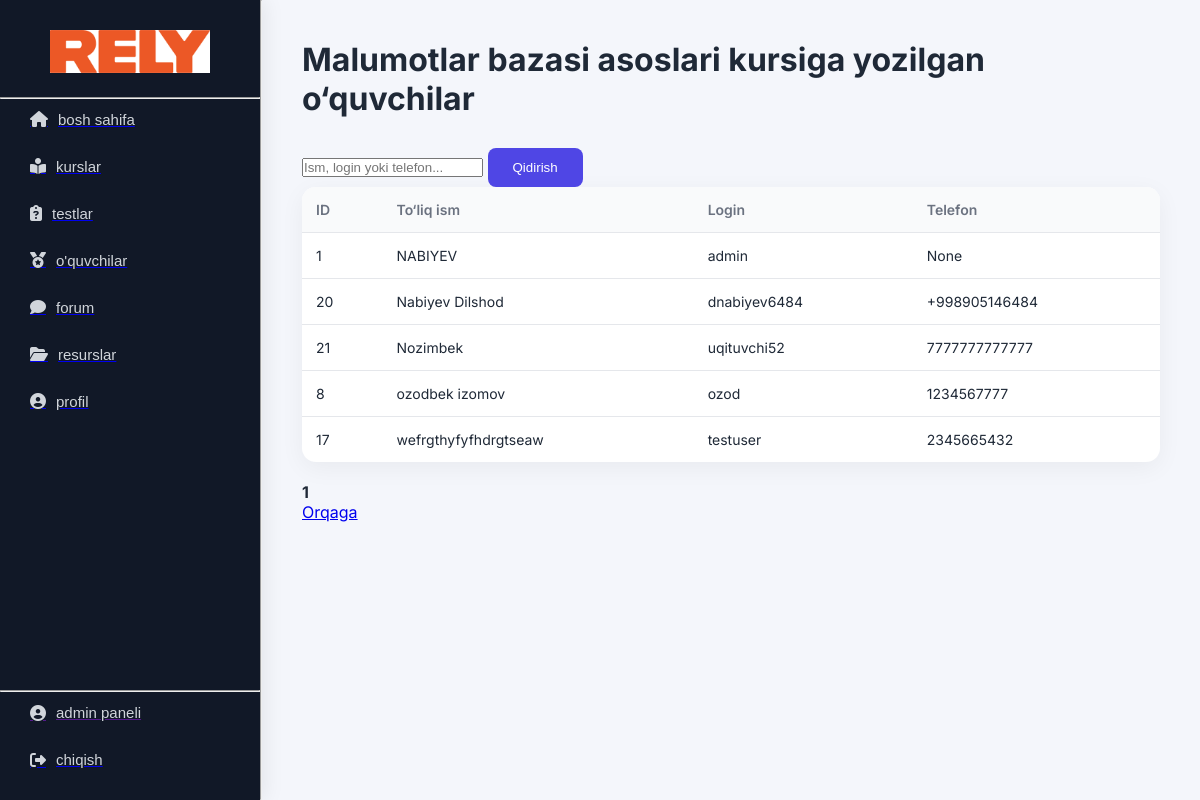
The app's page /admin/admin/courses/18/followers (signed in), older data.
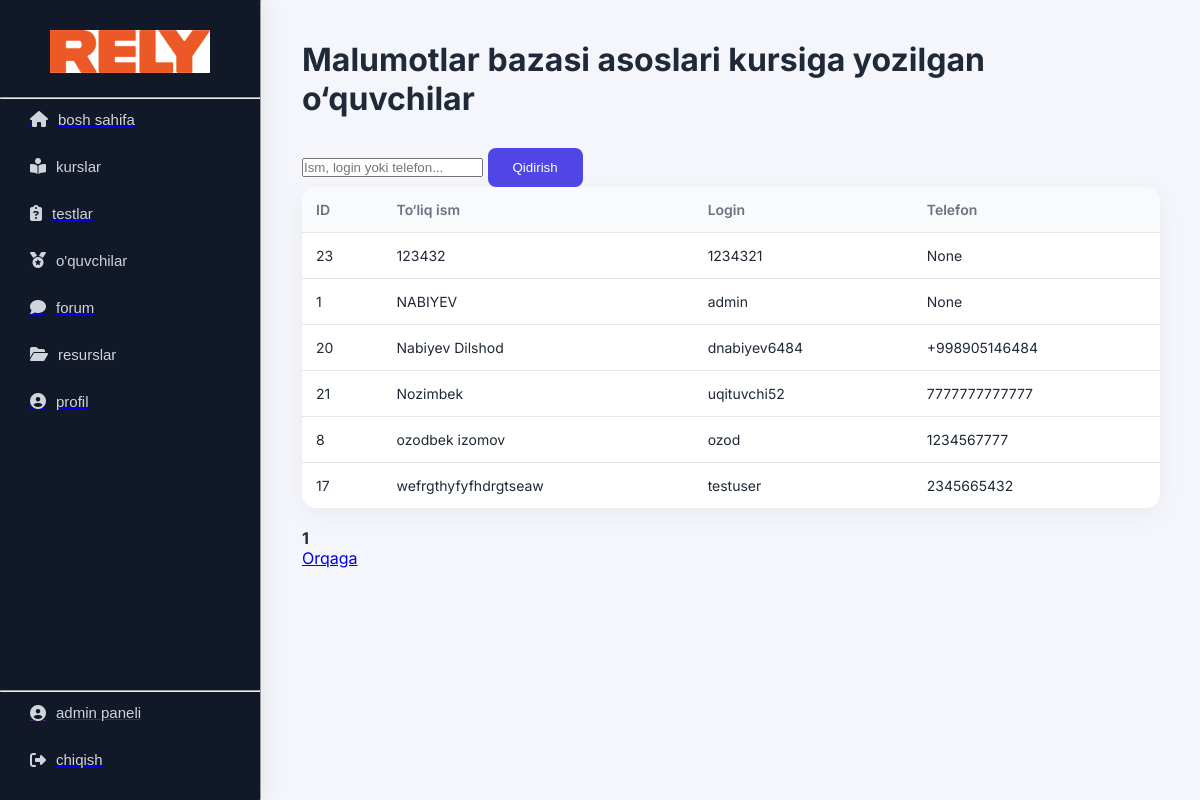
The same page, newer data.
### tables this page shows
CREATE TABLE courses(
    id INTEGER PRIMARY KEY AUTOINCREMENT,
    name TEXT NOT NULL,
    title TEXT NOT NULL,
    img TEXT
);

CREATE TABLE users(
    id INTEGER PRIMARY KEY AUTOINCREMENT,
    login TEXT UNIQUE NOT NULL,
    password TEXT NOT NULL,
    full_name TEXT NOT NULL,
    number TEXT,
    role TEXT NOT NULL DEFAULT 'student',
    date TEXT DEFAULT CURRENT_TIMESTAMP
);

### routes/admin.py (the view)
@bp.route("/admin/courses/<int:course_id>/followers")
@admin_required
def course_followers(course_id):
    conn = get_db()
    c = conn.cursor()
    course = c.execute("SELECT name FROM courses WHERE id = ?", (course_id,)).fetchone()
    if not course:
        flash("Kurs topilmadi ❌", "danger")
        return redirect("/admin/courses")
    search_query = request.args.get("search", "").strip()
    page = int(request.args.get("page", 1))
    per_page = 20
    offset = (page - 1) * per_page
    base_sql = """
        SELECT u.id, u.full_name, u.login, u.number
        FROM enrollments e
        JOIN users u ON e.user_id = u.id
        WHERE e.course_id = ?
    """
    params = [course_id]
    if search_query:
        base_sql += " AND (u.full_name LIKE ? OR u.login LIKE ? OR u.number LIKE ?)"
        like_query = f"%{search_query}%"
        params.extend([like_query, like_query, like_query])
    total = c.execute(f"SELECT COUNT(*) FROM ({base_sql})", params).fetchone()[0]
    base_sql += " ORDER BY u.full_name LIMIT ? OFFSET ?"
    params.extend([per_page, offset])
    followers = c.execute(base_sql, params).fetchall()
    total_pages = (total + per_page - 1) // per_page
    conn.close()
    return render_template(
        "admin/course_followers.html",
        course_name=course[0],
        followers=followers,
        course_id=course_id,
        search_query=search_query,
        page=page,
        total_pages=total_pages
    )

### routes/admin.py (called while the page is built)
def admin_required(f):
    from functools import wraps
    @wraps(f)
    def decorated_function(*args, **kwargs):
        if session.get("role") != "admin":
            return redirect("/")
        return f(*args, **kwargs)
    return decorated_function

def get_db():
    conn = sqlite3.connect("database.db")
    conn.execute("PRAGMA foreign_keys = ON")
    return conn

### templates/admin/course_followers.html (shortened to what this page needs)
{% extends "admin_base.html" %}
{% block content %}
<h1>{{ course_name }} kursiga yozilgan o‘quvchilar</h1>
<form method="GET" class="search-form">
    <input type="text" name="search" placeholder="Ism, login yoki telefon..." value="{{ search_query }}">
    <button type="submit" class="save-btn">Qidirish</button>
</form>
{% if followers %}
<table class="table">
    <tr>
        <th>ID</th>
        <th>To‘liq ism</th>
        <th>Login</th>
        <th>Telefon</th>
    </tr>
    {% for f in followers %}
    <tr>
        <td>{{ f[0] }}</td>
        <td>{{ f[1] }}</td>
        <td>{{ f[2] }}</td>
        <td>{{ f[3] }}</td>
    </tr>
    {% endfor %}
</table>
<div class="pagination">
    {% for p in range(1, total_pages+1) %}
        {% if p == page %}
            <strong>{{ p }}</strong>
        {% else %}
            <a href="?page={{ p }}&search={{ search_query }}">{{ p }}</a>
        {% endif %}
    {% endfor %}
</div>
{% else %}
<p class="text-muted">Bu kursga hech kim yozilmagan</p>
{% endif %}
<a href="/admin/courses" class="btn">Orqaga</a>
{% endblock %}

### templates/admin_base.html (shortened to what this page needs)
<!DOCTYPE html>
<html lang="en">
<head>
    <link rel="stylesheet" href="{{ url_for('static', filename='css/admin.css') }}">
    <link rel="stylesheet" href="https://cdnjs.cloudflare.com/ajax/libs/font-awesome/6.5.0/css/all.min.css">
</head>
<body>
<div class="contentbar">
<div class="nav">
    <div>
        <div class="bosh">
            <img class="icon" src="{{ url_for('static', filename='icons/logo.png') }}" alt="">
        </div>
        <hr>
        <div class="navigation">
            <a href="/admin/dashboard"><button class="navbut"> <i class="fa-solid fa-house"></i> bosh sahifa</button></a>
            <a href="/admin/courses"><button class="navbut"> <i class="fa-solid fa-book-open-reader"></i> kurslar</button></a>
            <a href="/admin/tests"><button class="navbut"> <i class="fa-solid fa-clipboard-question"></i> testlar</button></a>
            <a href="/admin/students"><button class="navbut"> <i class="fa-solid fa-medal"></i> o'quvchilar</button></a>
            <a href="/admin/forum"><button class="navbut"><i class="fa-solid fa-comment"></i> forum</button></a>
            <a href="/admin/resources"><button class="navbut"><i class="fa-solid fa-folder-open"></i> resurslar</button></a>
            <a href="/admin/profile"><button class="navbut"> <i class="fa-solid fa-circle-user"></i> profil</button></a>
        </div>
    </div>
    <div>
    <hr>
    <div class="navigation">
        <a href=""><button class="navbut"> <i class="fa-solid fa-circle-user"></i> admin paneli</button></a>
        <a href="/logout"><button class="navbut"> <i class="fa-solid fa-right-from-bracket"></i> chiqish</button></a>
    </div>
    </div>
</div>
<hr>
<div class="content">
    {% block content %}{% endblock %}
</div>
</div>
</body>
</html>

### static/css/admin.css (style rules this page uses)
:root { --bg: #f4f6fb; --sidebar: #111827; --sidebar-hover: #1f2937; --primary: #4f46e5; --primary-light: #6366f1; --text: #1f2937; --text-light: #6b7280; --white: #ffffff; --border: #e5e7eb; --radius: 14px; }
* { margin: 0; padding: 0; box-sizing: border-box; }
body { font-family: 'Inter', sans-serif; background: var(--bg); color: var(--text); }
.contentbar { display: flex; min-height: 100vh; }
.nav { width: 260px; background: var(--sidebar); color: white; display: flex; flex-direction: column; justify-content: space-between; padding: 20px 0; box-shadow: 4px 0 20px rgba(0,0,0,0.08); }
.bosh { text-align: center; padding: 10px 20px 20px; }
.icon { width: 160px; }
.navigation { display: flex; flex-direction: column; gap: 6px; padding: 0 15px; }
.navbut { width: 100%; background: none; border: none; color: #d1d5db; padding: 12px 15px; border-radius: 10px; font-size: 15px; cursor: pointer; display: flex; align-items: center; gap: 10px; transition: 0.25s ease; }
.navbut i { font-size: 16px; }
.content { flex: 1; padding: 40px; }
.table { width: 100%; border-collapse: collapse; background: var(--white); border-radius: var(--radius); overflow: hidden; box-shadow: 0 6px 25px rgba(0,0,0,0.05); }
.table th { background: #f9fafb; text-align: left; padding: 14px; font-weight: 600; font-size: 14px; color: var(--text-light); }
.table td { padding: 14px; border-top: 1px solid var(--border); font-size: 14px; }
.pagination { display: flex; gap: 8px; margin-top: 20px; }
.save-btn { margin-top: 30px; padding: 12px 25px; background: #4f46e5; color: white; border: none; border-radius: 8px; }

Row changes from the older to the newer data that the page shows:
added users: id "23", full_name "123432", login "1234321", f "None"
